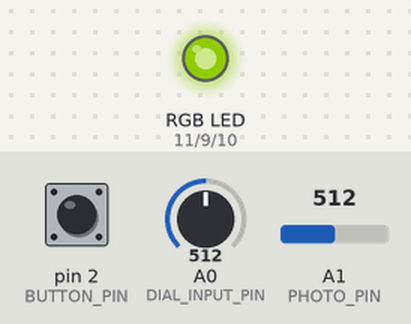
Bench run of a sketch on a simulated Arduino Uno, built with avr-gcc and run on an emulated ATmega328P. Parts: an RGB LED mixed from three pins (HIGH = lit). Dashed ring = blinking. Inputs (shaded band) come from the test bench; at power-on: pin 2 (BUTTON_PIN) HIGH, A0 (DIAL_INPUT_PIN) = 512, A1 (PHOTO_PIN) = 512. Dim RGB values are drawn brighter than linear.

Above: at 1.2 s.
1.3 s: pin 2 (BUTTON_PIN) pulled LOW for 3.2 s
At 3.8 s:
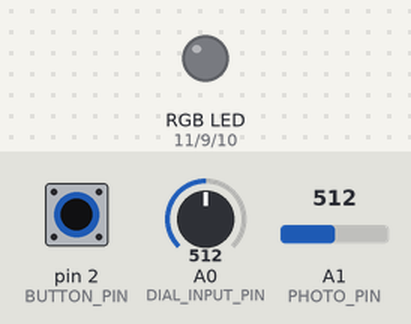
6.0 s: A0 (DIAL_INPUT_PIN) set to 610
At 6.4 s:
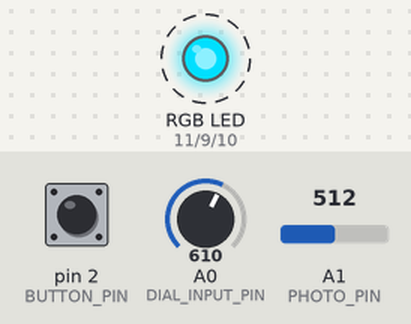
9.0 s: A0 (DIAL_INPUT_PIN) set to 590
12.0 s: pin 2 (BUTTON_PIN) pulled LOW for 1 s
16.0 s: A0 (DIAL_INPUT_PIN) set to 716
At 16.4 s:
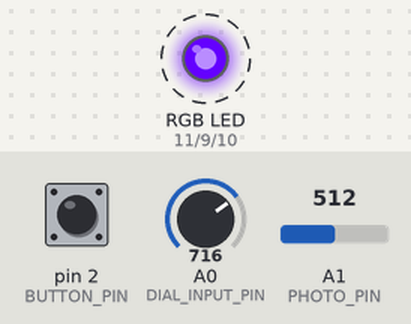
Timing chart, 0 to 20.0 s (numbered marks = the images above; inputs shaded):
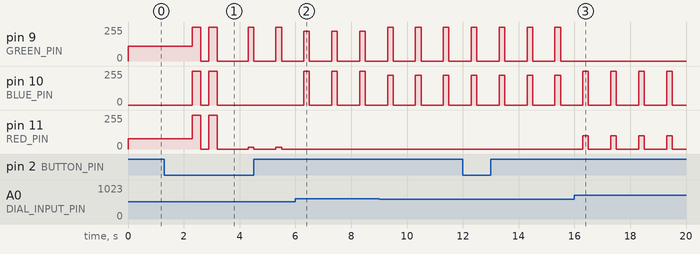

Measured:
- after the input at 1.3 s, pin 9 (GREEN_PIN): 109/255 → 255/255 after 1.0 s, → 0/255 0.30 s later, → 255/255 0.30 s later, → 0/255 0.30 s later, … (8 changes in this stretch); pin 10 (BLUE_PIN): alternates 255/255 for 0.30 s and 0/255 for 0.30 s, 4 changes in all, then stays 0/255, starting after 1.0 s
- after the input at 6.0 s, pin 10 (BLUE_PIN): alternates 255/255 for 0.20 s and 0/255 for 0.80 s, starting after 0.30 s; pin 11 (RED_PIN): stops changing and stays 0/255
- after the input at 16.0 s, pin 9 (GREEN_PIN): stops changing and stays 0/255; pin 11 (RED_PIN): 0/255 → 100/255 after 0.30 s, → 0/255 0.20 s later, → 99/255 0.80 s later, → 0/255 0.20 s later, … (8 changes in this stretch)

The sketch:

mp1_take2.ino
```cpp
#include "Blinker.h"
#include "PushButton.h"
#include "src/RGBConverter/RGBConverter.h"

// Input Pins
const int BUTTON_PIN = 2;
const int DIAL_INPUT_PIN = A0;
const int PHOTO_PIN = A1;

// Output Pins
const int RED_PIN = 11;
const int BLUE_PIN = 10;
const int GREEN_PIN = 9;

// Other Settings
const int DEBOUNCE_TIME = 10;
const byte MAX_RGB_VALUE = 255;
const float PHOTO_MAX = 600.0;  // Max observed reading from photoresistor pin
const float DISK_MIN = 350.0;   // Min observed reading from disk potentiometer pin
const float DISK_MAX = 850.0;   // Max observed reading from disk potentiometer pin
const int MODE_DELAY = 300;     // How long the mode indicator light flashes at each interval

// Global Variables
int _curMode = 1;
int _lastPressedTimestamp = 0;  // Tracks when button was last pressed, for setting BPM
float _hue = 0;   // hue varies between 0 - 1
float _step = 0.001f;   // Rate at which color changes in MODE 2
int _blinkRate = 1000;
Blinker _redBlinker(RED_PIN, _blinkRate);
Blinker _greenBlinker(GREEN_PIN, _blinkRate);
Blinker _blueBlinker(BLUE_PIN, _blinkRate);
PushButton _button(BUTTON_PIN);
RGBConverter _rgbConverter;
byte _rgb[3];   // Tracks color of RGB LED between modes

// ----------------------------------------------------

void setup() {
  pinMode(BUTTON_PIN, INPUT_PULLUP);
  pinMode(RED_PIN, OUTPUT);
  pinMode(GREEN_PIN, OUTPUT);
  pinMode(BLUE_PIN, OUTPUT);

  _button.setActiveLogic(LOW);
  _button.setDebounceTime(DEBOUNCE_TIME);
  _button.disableDoubleClick();
  _button.setHoldTime(1000);

  // Initially set LED to white
  _rgb[0] = MAX_RGB_VALUE;
  _rgb[1] = MAX_RGB_VALUE;
  _rgb[2] = MAX_RGB_VALUE;
}

void loop() {
  tick(); // Always tick
  switch(_curMode) {
    case 1:
      modeOne();
      // Don't blink in MODE 1
      break;
    case 2:
      modeTwo();
      // Blink in MODE 2 and MODE 3
      _redBlinker.update(_rgb[0]);
      _greenBlinker.update(_rgb[1]);
      _blueBlinker.update(_rgb[2]);
      break;
    case 3:
      modeThree();
      // Blink in MODE 2 and MODE 3
      _redBlinker.update(_rgb[0]);
      _greenBlinker.update(_rgb[1]);
      _blueBlinker.update(_rgb[2]);
      break;
  }
}

/*
  MODE 1: Nightlight Mode
  After a long party, nothing helps calm the mind down like a good old nightlight (?)
*/
void modeOne() {
  int photoVal = analogRead(PHOTO_PIN);
  float photoValNorm = 1.0 - (photoVal / 900.0);


  if (photoValNorm < 0.0) {
    photoValNorm = 0;
  }

  _hue = photoValNorm / 2.0;
  _rgbConverter.hslToRgb(_hue, 1, 0.5, _rgb);

  int redVal = (int)(_rgb[0] * photoValNorm);
  int greenVal = (int)(_rgb[1] * photoValNorm);
  int blueVal = (int)(_rgb[2] * photoValNorm);

  analogWrite(RED_PIN, redVal);
  analogWrite(GREEN_PIN, greenVal);
  analogWrite(BLUE_PIN, blueVal);
}

/*
  MODE 2: PARTY MODE
  Warm up your DJ hands and get ready to party by changing the LED's color by spinning some disks
*/
void modeTwo() {
  Serial.println("Mode 2");

  int potVal = analogRead(DIAL_INPUT_PIN);
  float potValNorm = (potVal - DISK_MIN) / (DISK_MAX - DISK_MIN);  // (Ranges from about 350 to 850)

//  Serial.println(potValNorm);

  /**
   * setColor takes in values between 0 - 255 for the amount of red, green, and blue, respectively
   * where 255 is the maximum amount of that color and 0 is none of that color. You can illuminate
   * all colors by intermixing different combinations of red, green, and blue.
   *
   * This function is based on https://gist.github.com/jamesotron/766994
   *
   */
  _rgbConverter.hslToRgb(_hue, 1, 0.5, _rgb);

  if (_hue > potValNorm) {
    _hue -= _step;
  } else if (_hue < potValNorm) {
    _hue += _step;
  }
}

/*
  MODE 3: Song Picker Mode
  When you want to DJ with a different song, you'll need to adjust the BPM of the LED by clicking to the beat
*/
void modeThree() {
//  Serial.println("Mode 3");
  if (_button.isClicked()) {
    int timePressed = millis();
    _blinkRate = timePressed - _lastPressedTimestamp;
    _lastPressedTimestamp = timePressed;
  }

  _redBlinker.setInterval(_blinkRate);
  _greenBlinker.setInterval(_blinkRate);
  _blueBlinker.setInterval(_blinkRate);
}

/*
  Ticks forward in time, reacting to updated input values and responding accordingly via output ports.
*/
void tick() {
  _button.update();

  if(_button.isHeld()) {
    _curMode++;
    if (_curMode > 3) {
      _curMode = 1;
    }
    // Flash white briefly to indicate mode #
    for (int i = 0; i < _curMode; i++) {
      analogWrite(RED_PIN, MAX_RGB_VALUE);
      analogWrite(GREEN_PIN, MAX_RGB_VALUE);
      analogWrite(BLUE_PIN, MAX_RGB_VALUE);
      delay(MODE_DELAY);
      analogWrite(RED_PIN, 0);
      analogWrite(GREEN_PIN, 0);
      analogWrite(BLUE_PIN, 0);
      delay(MODE_DELAY);
    }
  }
}
```

Blinker.cpp
```cpp
#include "Blinker.h"

/**
 *
 * Modified code from https://github.com/makeabilitylab/arduino/tree/master/Basics/digitalWrite/BlinkMultipleWithExternalClass
 *
 */

Blinker::Blinker(const int pin, unsigned long blinkInterval) :
  _pin(pin) // initialize const like this in C++
{
  _interval = blinkInterval;
  _state = LOW;
  _lastToggledTimestamp = 0;
  pinMode(_pin, OUTPUT);
}

void Blinker::setInterval(unsigned long blinkInterval) {
  _interval = blinkInterval;
}

/**
* Calculates whether to toggle output state based on the set interval
* Call this function once per loop()
*/
void Blinker::update(int strength) {
  unsigned long currentTimestampMs = millis();
  unsigned long flashDuration = 200;

  if (_state == HIGH && currentTimestampMs - _lastToggledTimestamp >= (_interval - flashDuration)) {
    _lastToggledTimestamp = currentTimestampMs;
    _state = !_state;
    analogWrite(_pin, strength);
  } else if (_state == LOW && currentTimestampMs - _lastToggledTimestamp >= flashDuration) {
    _lastToggledTimestamp = currentTimestampMs;
    _state = !_state;
    analogWrite(_pin, 0);
  }
}
```

Blinker.h
```cpp
#include <Arduino.h>

/**
 *
 * Modified code from https://github.com/makeabilitylab/arduino/tree/master/Basics/digitalWrite/BlinkMultipleWithExternalClass
 *
 */

class Blinker{

  private:
    const int _pin;                 // output pin
    int _state;                     // current state (either HIGH OR LOW)
    unsigned long _lastToggledTimestamp; // last state toggle in ms

  public:
    unsigned long _interval;  // blink interval in ms
    Blinker(const int pin, const unsigned long blinkInterval);
    void update(int strength);
    void setInterval(unsigned long blinkerInterval);
};
```

PushButton.cpp
```cpp
// (licence header left out)
#include "PushButton.h"
#include <Arduino.h>

#define IDLE 0
#define ACTIVE 1
#define CLICKED 2
#define DOUBLE_CLICKED 3
#define RELEASED 4
#define FIRST_HELD 5
#define HELD 6

PushButton::PushButton(int pin)
{
	pin_ = pin;
	state_ = IDLE;
	debounced_ = true;
	doubleClickable_ = true;
	activeLogic_ = true;
	debounceTime_ = 10;
	holdTime_ = 2000;
	doubleClickTime_ = 300;
	lastClickTime_ = 0;
	lastReleaseTime_ = 0;
}

void PushButton::update()
{
	switch (state_)
	{
		case IDLE:
			if (debounced_)
			{
				if (isActive()) // Button clicked
				{
					if (doubleClickable_ && millis() - lastClickTime_ < doubleClickTime_)
					{
						state_ = DOUBLE_CLICKED;
					}
					else
					{
						state_ = CLICKED;
					}

					debounced_ = false;
					lastClickTime_ = millis();
				}
			}
			else if (millis() - lastReleaseTime_ > debounceTime_)
			{
				debounced_ = true;
			}
			break;

		case ACTIVE:
			if (debounced_) // Only check button again when it has been debounced
			{
				if (!isActive()) // Button not active, hence released
				{
					state_ = RELEASED;
				}
				else if (millis() - lastClickTime_ > holdTime_) // Button held
				{
					state_ = FIRST_HELD;
				}
			}
			else if (millis() - lastClickTime_ > debounceTime_) // Check if debounce time has passed
			{
				debounced_ = true;
			}
			break;

		case CLICKED:
		case DOUBLE_CLICKED:
			state_ = ACTIVE;
			break;

		case RELEASED:
			state_ = IDLE;
			debounced_ = false;
			lastReleaseTime_ = millis();
			break;

		case FIRST_HELD:
			state_ = HELD;
			break;

		case HELD:
			if (!isActive())
			{
				state_ = RELEASED;
			}
			break;

		default: // This should never execute
			state_ = IDLE;
			break;
	}
}

bool PushButton::isActive()
{
	return (digitalRead(pin_) == activeLogic_);
}

bool PushButton::isClicked()
{
	return (state_ == CLICKED);
}

bool PushButton::isDoubleClicked()
{
	if (doubleClickable_)
	{
		return (state_ == DOUBLE_CLICKED);
	}
	else
	{
		return false;
	}
}

bool PushButton::isHeld()
{
	return (state_ == FIRST_HELD);
}

bool PushButton::isReleased()
{
	return (state_ == RELEASED);
}

void PushButton::disableDoubleClick()
{
	doubleClickable_ = false;
}

void PushButton::enableDoubleClick()
{
	doubleClickable_ = true;
}

void PushButton::setDebounceTime(int ms)
{
	debounceTime_ = ms;
}

void PushButton::setHoldTime(int ms)
{
	holdTime_ = ms;
}

void PushButton::setDoubleClickTime(int ms)
{
	doubleClickTime_ = ms;
}

void PushButton::setActiveLogic(int high_or_low)
{
	activeLogic_ = high_or_low;
}
```

PushButton.h
```cpp
// (licence header left out)
#ifndef PUSHBUTTON_H
#define PUSHBUTTON_H

class PushButton
{
	public:
		PushButton(int pin);
		void update();
		bool isActive();
		bool isClicked();
		bool isDoubleClicked();
		bool isHeld();
		bool isReleased();
		void disableDoubleClick();
		void enableDoubleClick();
		void setDebounceTime(int ms);
		void setHoldTime(int ms);
		void setDoubleClickTime(int ms);
		void setActiveLogic(int high_or_low);
	private:
		int state_;
		long lastClickTime_;
		long lastReleaseTime_;
		int pin_;
		bool doubleClickable_;
		bool activeLogic_;
		bool debounced_;
		int debounceTime_;
		int holdTime_;
		int doubleClickTime_;
};

#endif
```

RGBConverter.cpp
```cpp
/*
 * RGBConverter.h - Arduino library for converting between RGB, HSV and HSL
 *
 * Ported from the Javascript at http://mjijackson.com/2008/02/rgb-to-hsl-and-rgb-to-hsv-color-model-conversion-algorithms-in-javascript
 * The hard work was Michael's, all the bugs are mine.
 *
 * Robert Atkins, December 2010 (ratkins_at_fastmail_dot_fm).
 *
 * https://github.com/ratkins/RGBConverter
 *
 */
#include "RGBConverter.h"

/**
 * Converts an RGB color value to HSL. Conversion formula
 * adapted from http://en.wikipedia.org/wiki/HSL_color_space.
 * Assumes r, g, and b are contained in the set [0, 255] and
 * returns h, s, and l in the set [0, 1].
 *
 * @param   Number  r       The red color value
 * @param   Number  g       The green color value
 * @param   Number  b       The blue color value
 * @return  Array           The HSL representation
 */
void RGBConverter::rgbToHsl(byte r, byte g, byte b, double hsl[]) {
    double rd = (double) r/255;
    double gd = (double) g/255;
    double bd = (double) b/255;
    double max = threeway_max(rd, gd, bd);
    double min = threeway_min(rd, gd, bd);
    double h, s, l = (max + min) / 2;

    if (max == min) {
        h = s = 0; // achromatic
    } else {
        double d = max - min;
        s = l > 0.5 ? d / (2 - max - min) : d / (max + min);
        if (max == rd) {
            h = (gd - bd) / d + (gd < bd ? 6 : 0);
        } else if (max == gd) {
            h = (bd - rd) / d + 2;
        } else if (max == bd) {
            h = (rd - gd) / d + 4;
        }
        h /= 6;
    }
    hsl[0] = h;
    hsl[1] = s;
    hsl[2] = l;
}

/**
 * Converts an HSL color value to RGB. Conversion formula
 * adapted from http://en.wikipedia.org/wiki/HSL_color_space.
 * Assumes h, s, and l are contained in the set [0, 1] and
 * returns r, g, and b in the set [0, 255].
 *
 * @param   Number  h       The hue
 * @param   Number  s       The saturation
 * @param   Number  l       The lightness
 * @return  Array           The RGB representation
 */
void RGBConverter::hslToRgb(double h, double s, double l, byte rgb[]) {
    double r, g, b;

    if (s == 0) {
        r = g = b = l; // achromatic
    } else {
        double q = l < 0.5 ? l * (1 + s) : l + s - l * s;
        double p = 2 * l - q;
        r = RGBConverter::hue2rgb(p, q, h + 1/3.0);
        g = RGBConverter::hue2rgb(p, q, h);
        b = RGBConverter::hue2rgb(p, q, h - 1/3.0);
    }

    rgb[0] = r * 255;
    rgb[1] = g * 255;
    rgb[2] = b * 255;
}

/**
 * Converts an RGB color value to HSV. Conversion formula
 * adapted from http://en.wikipedia.org/wiki/HSV_color_space.
 * Assumes r, g, and b are contained in the set [0, 255] and
 * returns h, s, and v in the set [0, 1].
 *
 * @param   Number  r       The red color value
 * @param   Number  g       The green color value
 * @param   Number  b       The blue color value
 * @return  Array           The HSV representation
 */
void RGBConverter::rgbToHsv(byte r, byte g, byte b, double hsv[]) {
    double rd = (double) r/255;
    double gd = (double) g/255;
    double bd = (double) b/255;
    double max = threeway_max(rd, gd, bd), min = threeway_min(rd, gd, bd);
    double h, s, v = max;

    double d = max - min;
    s = max == 0 ? 0 : d / max;

    if (max == min) {
        h = 0; // achromatic
    } else {
        if (max == rd) {
            h = (gd - bd) / d + (gd < bd ? 6 : 0);
        } else if (max == gd) {
            h = (bd - rd) / d + 2;
        } else if (max == bd) {
            h = (rd - gd) / d + 4;
        }
        h /= 6;
    }

    hsv[0] = h;
    hsv[1] = s;
    hsv[2] = v;
}

/**
 * Converts an HSV color value to RGB. Conversion formula
 * adapted from http://en.wikipedia.org/wiki/HSV_color_space.
 * Assumes h, s, and v are contained in the set [0, 1] and
 * returns r, g, and b in the set [0, 255].
 *
 * @param   Number  h       The hue
 * @param   Number  s       The saturation
 * @param   Number  v       The value
 * @return  Array           The RGB representation
 */
void RGBConverter::hsvToRgb(double h, double s, double v, byte rgb[]) {
    double r, g, b;

    int i = int(h * 6);
    double f = h * 6 - i;
    double p = v * (1 - s);
    double q = v * (1 - f * s);
    double t = v * (1 - (1 - f) * s);

    switch(i % 6){
        case 0: r = v, g = t, b = p; break;
        case 1: r = q, g = v, b = p; break;
        case 2: r = p, g = v, b = t; break;
        case 3: r = p, g = q, b = v; break;
        case 4: r = t, g = p, b = v; break;
        case 5: r = v, g = p, b = q; break;
    }

    rgb[0] = r * 255;
    rgb[1] = g * 255;
    rgb[2] = b * 255;
}

double RGBConverter::threeway_max(double a, double b, double c) {
    return max(a, max(b, c));
}

double RGBConverter::threeway_min(double a, double b, double c) {
    return min(a, min(b, c));
}

double RGBConverter::hue2rgb(double p, double q, double t) {
    if(t < 0) t += 1;
    if(t > 1) t -= 1;
    if(t < 1/6.0) return p + (q - p) * 6 * t;
    if(t < 1/2.0) return q;
    if(t < 2/3.0) return p + (q - p) * (2/3.0 - t) * 6;
    return p;
}
```

RGBConverter.h
```cpp
/*
 * RGBConverter.h - Arduino library for converting between RGB, HSV and HSL
 *
 * Ported from the Javascript at http://mjijackson.com/2008/02/rgb-to-hsl-and-rgb-to-hsv-color-model-conversion-algorithms-in-javascript
 * The hard work was Michael's, all the bugs are mine.
 *
 * Robert Atkins, December 2010 (ratkins_at_fastmail_dot_fm).
 *
 * https://github.com/ratkins/RGBConverter
 *
 */
#ifndef RGBConverter_h
#define RGBConverter_h

#if (ARDUINO >= 100)
 #include <Arduino.h>
#else
 #include <Arduino.h>
#endif

class RGBConverter {

public:
    /**
     * Converts an RGB color value to HSL. Conversion formula
     * adapted from http://en.wikipedia.org/wiki/HSL_color_space.
     * Assumes r, g, and b are contained in the set [0, 255] and
     * returns h, s, and l in the set [0, 1].
     *
     * @param   byte    r       The red color value
     * @param   byte    g       The green color value
     * @param   byte    b       The blue color value
     * @param   double  hsl[]   The HSL representation
     */
    void rgbToHsl(byte r, byte g, byte b, double hsl[]);

    /**
     * Converts an HSL color value to RGB. Conversion formula
     * adapted from http://en.wikipedia.org/wiki/HSL_color_space.
     * Assumes h, s, and l are contained in the set [0, 1] and
     * returns r, g, and b in the set [0, 255].
     *
     * @param   double  h       The hue
     * @param   double  s       The saturation
     * @param   double  l       The lightness
     * @return  byte    rgb[]   The RGB representation
     */
    void hslToRgb(double h, double s, double l, byte rgb[]);

    /**
     * Converts an RGB color value to HSV. Conversion formula
     * adapted from http://en.wikipedia.org/wiki/HSV_color_space.
     * Assumes r, g, and b are contained in the set [0, 255] and
     * returns h, s, and v in the set [0, 1].
     *
     * @param   byte  r       The red color value
     * @param   byte  g       The green color value
     * @param   byte  b       The blue color value
     * @return  double hsv[]  The HSV representation
     */
    void rgbToHsv(byte r, byte g, byte b, double hsv[]);

    /**
     * Converts an HSV color value to RGB. Conversion formula
     * adapted from http://en.wikipedia.org/wiki/HSV_color_space.
     * Assumes h, s, and v are contained in the set [0, 1] and
     * returns r, g, and b in the set [0, 255].
     *
     * @param   double  h       The hue
     * @param   double  s       The saturation
     * @param   double  v       The value
     * @return  byte    rgb[]   The RGB representation
     */
    void hsvToRgb(double h, double s, double v, byte rgb[]);

private:
    double threeway_max(double a, double b, double c);
    double threeway_min(double a, double b, double c);
    double hue2rgb(double p, double q, double t);
};

#endif
```
